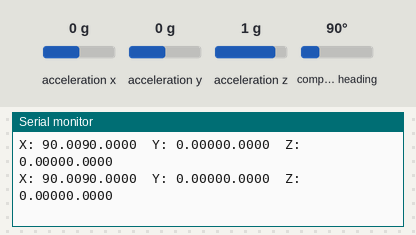
Simulated run of this sketch. Board: Arduino Uno, built with avr-gcc and run on an emulated ATmega328P. Shown: the last lines printed to the serial monitor. The inputs (shaded band) are chosen by the test bench; at power-on: acceleration x 0 g, compass heading 90°, acceleration y 0 g, acceleration z 1 g.

Above: at 2.2 s.
2.3 s: acceleration x set to -1.4 g
At 2.37 s:
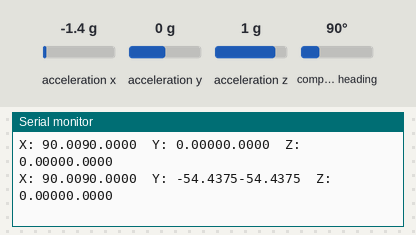
3.8 s: compass heading set to 7°
At 3.84 s:
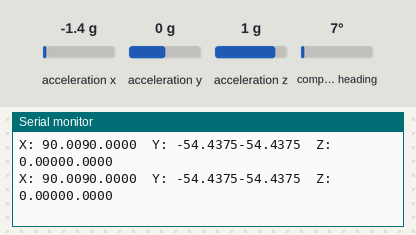
6.8 s: acceleration y set to -1.4 g
At 6.89 s:
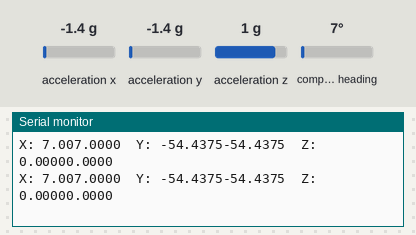
8.3 s: acceleration z set to -1.4 g
At 8.37 s:
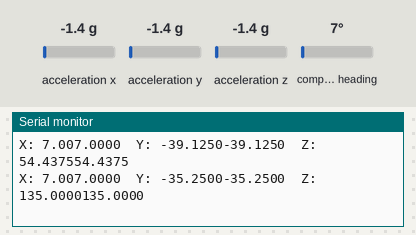
9.8 s: acceleration x set to 0 g
At 9.84 s:
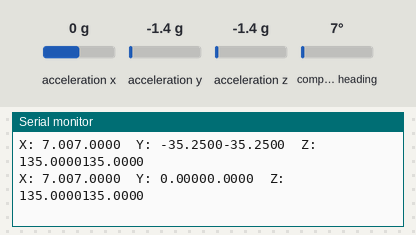
Timing chart, 0 to 12.8 s (numbered marks = the images above; inputs shaded):
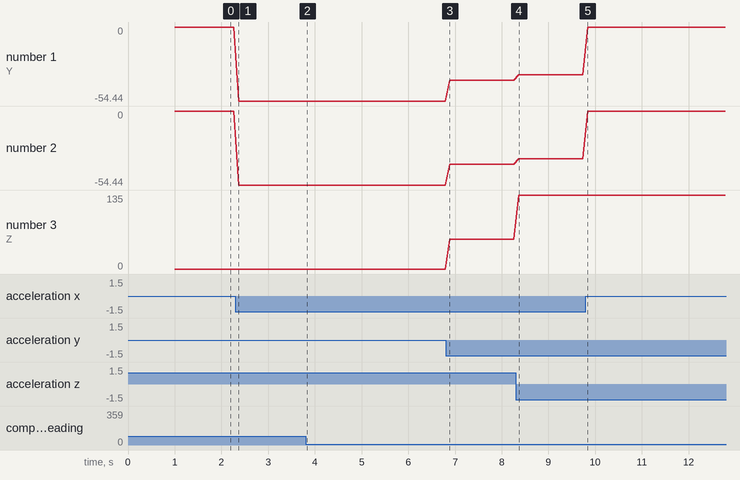

The sketch:

bno055_sanitycheck.ino
```cpp
    #include <Wire.h>
    #include <Adafruit_Sensor.h>
    #include <Adafruit_BNO055.h>
    #include <utility/imumaths.h>

    Adafruit_BNO055 bno = Adafruit_BNO055(55);

    void setup(void)
    {
      Serial.begin(9600);
      Serial.println("Orientation Sensor Test"); Serial.println("");

      /* Initialise the sensor */
      if(!bno.begin())
      {
        /* There was a problem detecting the BNO055 ... check your connections */
        Serial.print("Ooops, no BNO055 detected ... Check your wiring or I2C ADDR!");
        while(1);
      }

      delay(1000);

      bno.setExtCrystalUse(true);
    }

    void loop(void)
    {
      /* Get a new sensor event */
      sensors_event_t event;
      bno.getEvent(&event);

      /* Display the floating point data */
      Serial.print("X: ");
      Serial.print(event.acceleration.x, 2);
      Serial.print(event.orientation.x, 4);
      Serial.print("\tY: ");
      Serial.print(event.acceleration.y, 4);
      Serial.print(event.orientation.y, 4);
      Serial.print("\tZ: ");
      Serial.print(event.acceleration.z, 4);
      Serial.print(event.orientation.z, 4);
      Serial.println("");

      delay(100);
    }
```

Measured:
- after the input at 2.3 s, the serial monitor: prints a new line after 0.07 s (image 1)
- after the input at 8.3 s, the serial monitor: prints a new line after 0.06 s (image 4)
- after the input at 9.8 s, the serial monitor: prints a new line at once (image 5)
- plotted number 1: 0 → -54.44 after the input at 2.3 s, -54.44 → -39.12 after the input at 6.8 s, -39.12 → -35.25 after the input at 8.3 s
- plotted number 2: 0 → -54.44 after the input at 2.3 s, -54.44 → -39.12 after the input at 6.8 s, -39.12 → -35.25 after the input at 8.3 s
- plotted number 3: 0 → 54.44 after the input at 6.8 s, 54.44 → 135 after the input at 8.3 s
